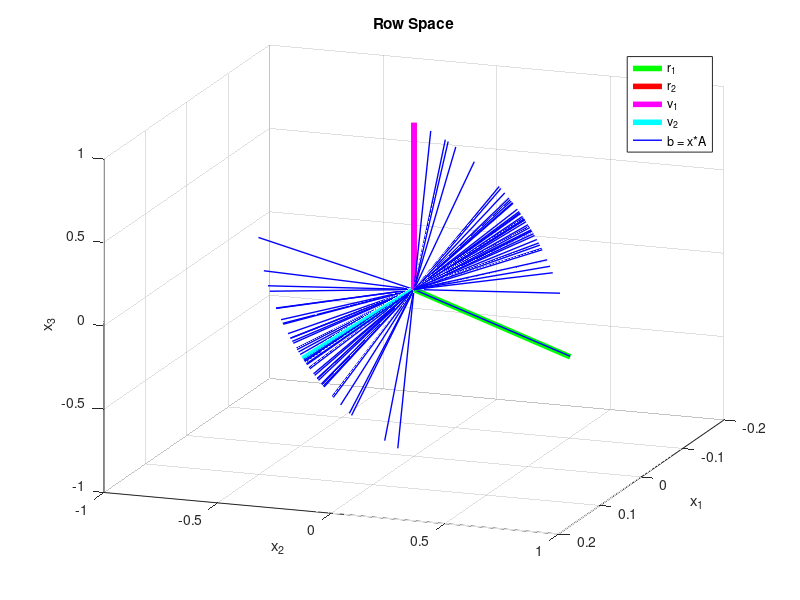
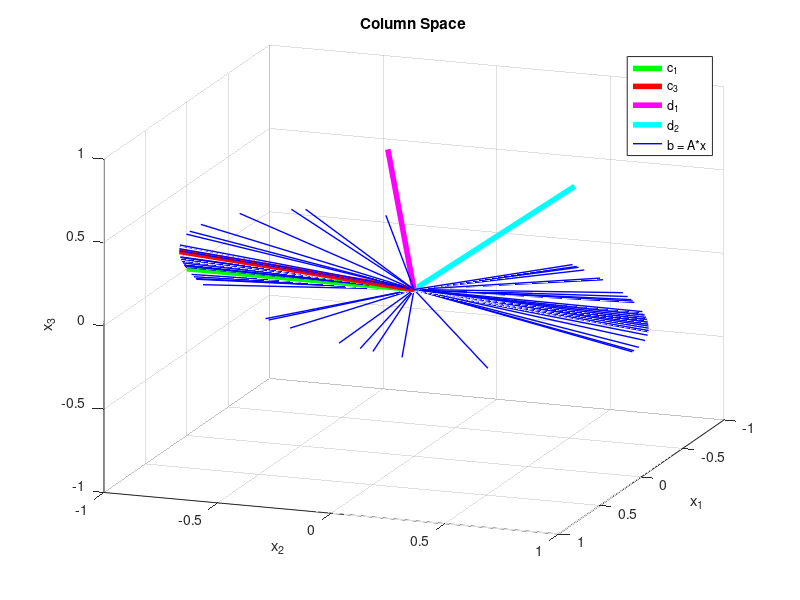

Write MATLAB code to recreate these figures, in order.
clc
clear
close all

A = [0 0 1;
    -1 -6 -6;
    0 0 1];


Arref = rref(A)

% Row space 
r1 = [1 6 0];
r2 = [0 0 1];

r1 = r1/norm(r1);
r2 = r2/norm(r2);

v1 = [0 0 1];
v2 = [-1 -6 -6];

v1 = v1/norm(v1);
v2 = v2/norm(v2);

%Visualize row space by randomly computing b = x*A
figure
hold on

plot3([0 r1(1)], [0 r1(2)], [0 r1(3)], 'g-', 'LineWidth', 4)
plot3([0 r2(1)], [0 r2(2)], [0 r2(3)], 'r-', 'LineWidth', 4)

plot3([0 v1(1)], [0 v1(2)], [0 v1(3)], 'm-', 'LineWidth', 4)
plot3([0 v2(1)], [0 v2(2)], [0 v2(3)], 'c-', 'LineWidth', 4)

for k=1:100
    %Generate random x values in range [-1,1]
    x = 2*(rand(1,3)-0.5);
    b = x*A;

    b = b/norm(b);

    plot3([0 b(1)], [0 b(2)], [0 b(3)], 'b-', 'LineWidth', 1)  

end

grid on
xlabel('x_1')
ylabel('x_2')
zlabel('x_3')
legend('r_1','r_2','v_1','v_2','b = x*A')
view([110 20])
title('Row Space')


%Column Space

c1 = [0;-1;0];
c3 = [1;-6;1];

c1 = c1/norm(c1);
c3 = c3/norm(c3);

d1 = [1;0;3];
d2 = [0;1;1];

d1 = d1/norm(d1);
d2 = d2/norm(d2);

%Visualize column space by randomly computing b = A*x
figure
hold on
plot3([0 c1(1)], [0 c1(2)], [0 c1(3)], 'g-', 'LineWidth', 4)
plot3([0 c3(1)], [0 c3(2)], [0 c3(3)], 'r-', 'LineWidth', 4)

plot3([0 d1(1)], [0 d1(2)], [0 d1(3)], 'm-', 'LineWidth', 4)
plot3([0 d2(1)], [0 d2(2)], [0 d2(3)], 'c-', 'LineWidth', 4)

for k=1:100
    %Generate random x values in range [-1,1]
    x = 2*(rand(3,1) - 0.5);
    b = A*x;
    
    b = b/norm(b);
        
    plot3([0 b(1)], [0 b(2)], [0 b(3)], 'b-', 'LineWidth', 1)    
end

grid on
xlabel('x_1')
ylabel('x_2')
zlabel('x_3')
legend('c_1','c_3','d_1','d_2','b = A*x')
view([110 20])
title('Column Space')

disp('DONE!')